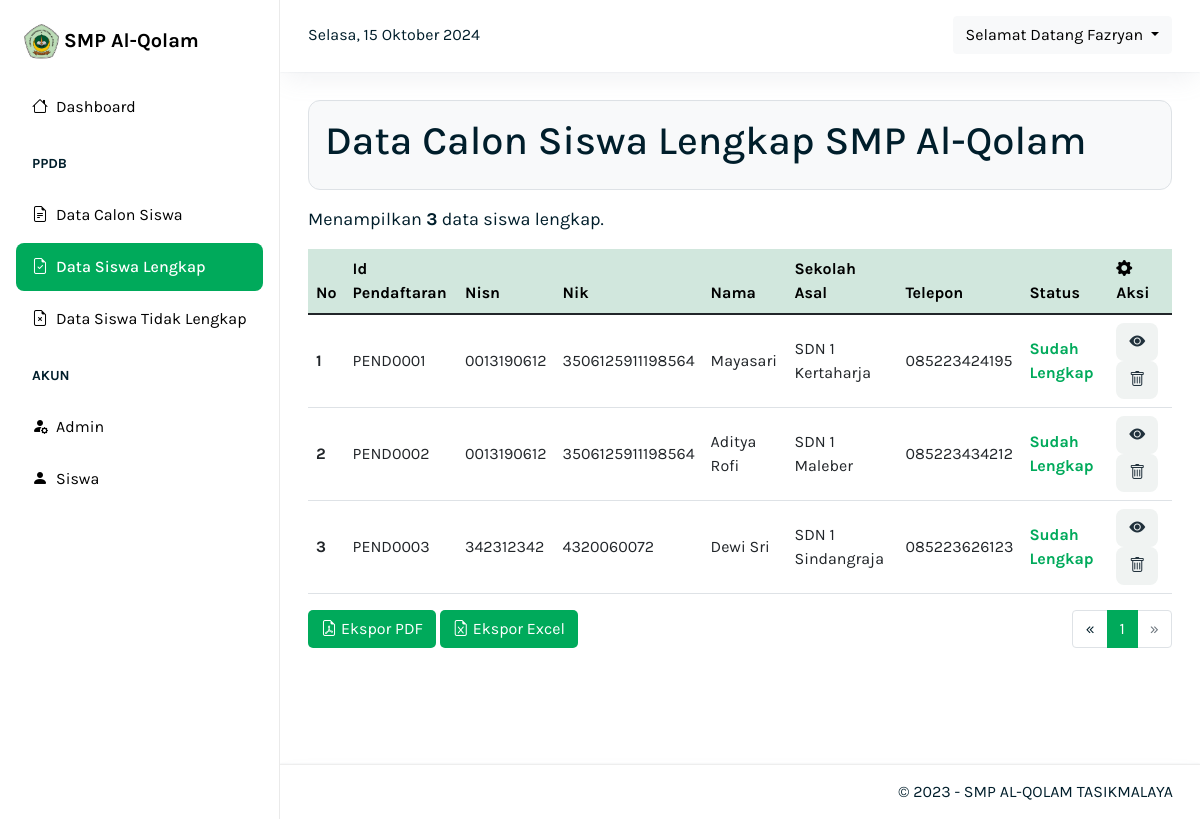
/dashboard/data_siswa_lengkap.php (signed in), run on the app's committed database.
### tables this page shows
CREATE TABLE `pendaftaran` (
  `id_pendaftaran` varchar(11) NOT NULL,
  `nama_lengkap` varchar(100) NOT NULL,
  `nik` varchar(100) NOT NULL,
  `nisn` varchar(100) NOT NULL,
  `jenis_kelamin` varchar(12) NOT NULL,
  `tempat_lahir` varchar(100) NOT NULL,
  `tanggal_lahir` varchar(100) NOT NULL,
  `sekolah_asal` varchar(100) NOT NULL,
  `agama` varchar(15) NOT NULL,
  `nama_ayah` varchar(100) NOT NULL,
  `nama_ibu` varchar(100) NOT NULL,
  `pekerjaan_ayah` varchar(100) NOT NULL,
  `pekerjaan_ibu` varchar(100) NOT NULL,
  `alamat` text NOT NULL,
  `nomor_telepon` varchar(13) NOT NULL,
  `pdf_ijazah` varchar(100) NOT NULL,
  `pdf_akta` varchar(100) NOT NULL,
  `pdf_kk` varchar(100) NOT NULL,
  `pdf_ktp` varchar(100) NOT NULL,
  `pdf_nisn` varchar(100) NOT NULL,
  `foto` varchar(100) NOT NULL,
  `tgl_pendaftaran` timestamp NOT NULL DEFAULT current_timestamp() ON UPDATE current_timestamp(),
  `status` tinyint(4) NOT NULL DEFAULT 0
);

### dashboard/data_siswa_lengkap.php (the view, shortened to what this page needs)
<?php
include "../config/fungsi.php";
$batas_halaman = 6;
$halaman = isset($_GET["halaman"]) ? (int) $_GET["halaman"] : 1;
$halaman_awal = ($halaman > 1) ? ($halaman * $batas_halaman) - $batas_halaman : 0;
$sebelumnya = $halaman - 1;
$selanjutnya = $halaman + 1;
$data = mysqli_query($koneksi, "SELECT * FROM pendaftaran WHERE status = 1");
$jumlah_data = mysqli_num_rows($data);
$total_halaman = ceil($jumlah_data / $batas_halaman);
$nomor = $halaman_awal + 1;
$pendaftaran = mysqli_query($koneksi, "SELECT * FROM pendaftaran WHERE status = 1 ORDER BY id_pendaftaran ASC LIMIT $halaman_awal, $batas_halaman");
?>
<!DOCTYPE html>
<html lang="en">
<head>
    <link rel="stylesheet" href="../asset/css/bootstrap.css">
    <link rel="stylesheet" href="../asset/css/style.css">
    <link rel="stylesheet" href="https://cdn.jsdelivr.net/npm/bootstrap-icons@1.10.5/font/bootstrap-icons.css">
</head>
<body>
    <nav class="navbar navbar-expand-lg navbar-glass shadow-2">
        <div class="container-fluid">
            <div class="d-flex justify-content-between align-items-center w-100">
                <div>
                    <div id="waktu" class="d-none d-xl-block"></div>
                </div>
                <div class="dropdown">
                    <button class="btn btn-light dropdown-toggle text-capitalize" type="button" id="dropdownMenuButton1" data-bs-toggle="dropdown" aria-expanded="false">
                        Selamat Datang <?= $_SESSION["username"] ?>
                    </button>
                </div>
            </div>
        </div>
    </nav>
    <div class="wrapper">
        <?php include "layout/sidebar.php" ?>
        <div class="main-panel">
            <div class="content">
                <div class="container">
                    <div class="row">
                        <div class="col-12">
                            <div class="bg-light border rounded-8 p-3">
                                <h1 class="fw-500">Data Calon Siswa Lengkap SMP Al-Qolam</h1>
                            </div>
                        </div>
                    </div>
                    <div class="row mt-3">
                        <div class="col-md-5 col-lg-5">
                            <span class="fs-18">Menampilkan <b><?= $jumlah_data ?></b> data siswa lengkap.</span>
                        </div>
                    </div>
                    <div class="row mt-3">
                        <div class="table-responsive">
                            <table class="table align-middle">
                                <thead class="table-success">
                                    <tr>
                                        <th>No</th>
                                        <th>Id Pendaftaran</th>
                                        <th>Nisn</th>
                                        <th>Nik</th>
                                        <th>Nama</th>
                                        <th>Sekolah Asal</th>
                                        <th>Telepon</th>
                                        <th>Status</th>
                                        <th><i class="bi bi-gear-fill"></i> Aksi</th>
                                    </tr>
                                </thead>
                                <tbody>
                                    <?php foreach ($pendaftaran as  $data) : ?>
                                        <tr>
                                            <td class="fw-bold"><?= $nomor ?></td>
                                            <td><?= $data["id_pendaftaran"] ?></td>
                                            <td><?= $data["nisn"] ?></td>
                                            <td><?= $data["nik"] ?></td>
                                            <td><?= $data["nama_lengkap"] ?></td>
                                            <td><?= $data["sekolah_asal"] ?></td>
                                            <td><?= $data["nomor_telepon"] ?></td>
                                            <td>
                                                <?php if ($data["status"] == 1) : ?>
                                                    <b class="text-green">Sudah Lengkap</b>
                                                <?php endif ?>
                                            </td>
                                            <td colspan="">
                                                <a href="detail_siswa_lengkap.php?id_pendaftaran=<?= $data["id_pendaftaran"] ?>" class="btn btn-gray"><i class="bi bi-eye-fill"></i></a>
                                                <form action="hapus_calon_siswa.php" method="post" class="d-inline">
                                                    <button type="submit" name="hapus_siswa" onclick="return confirm('Yakin Hapus?')" class="btn btn-gray"><i class="bi bi-trash"></i></button>
                                                </form>
                                            </td>
                                        </tr>
                                        <?php $nomor++ ?>
                                    <?php endforeach ?>
                                </tbody>
                            </table>
                            <div class="d-flex justify-content-between">
                                <div>
                                    <a href="laporan/laporan_siswa_lengkap.php" target="_blank" class="btn btn-green"><i class="bi bi-file-earmark-pdf me-1 fw-bold"></i>Ekspor PDF</a>
                                    <a href="laporan/laporan_siswa_lengkap_excel.php" target="_blank" class="btn btn-green"><i class="bi bi-file-earmark-excel me-1 fw-bold"></i>Ekspor Excel</a>
                                </div>
                                <ul class="pagination">
                                    <li class="page-item  <?php if ($halaman < 1) {
                                                                echo "disabled";
                                                            } ?>">
                                        <a class="page-link" <?php if ($halaman > 1) {
                                                                    echo "href='?halaman=$sebelumnya'";
                                                                } ?>>&laquo;</a>
                                    </li>
                                    <?php for ($i = 1; $i <= $total_halaman; $i++) : ?>
                                        <li class="page-item  <?php if ($halaman == $i) {
                                                                    echo "active";
                                                                } ?>">
                                            <a class="page-link" href="?halaman=<?= $i ?>">
                                                <?= $i ?>
                                            </a>
                                        </li>
                                    <?php endfor ?>
                                    <li class="page-item <?php if ($halaman >= $total_halaman) {
                                                                echo "disabled";
                                                            } ?>">
                                        <a class="page-link" <?php if ($halaman < $total_halaman) {
                                                                    echo "href='?halaman=$selanjutnya'";
                                                                } ?>>&raquo</a>
                                    </li>
                                </ul>
                            </div>
                        </div>
                    </div>
                </div>
            </div>
            <?php include 'layout/footer.php'; ?>
        </div>
    </div>
</body>
</html>

### asset/css/style.css (style rules this page uses)
:root { --font-rubick: 'Rubick'; --font-roboto: 'Roboto'; --color-dark: #001e2b; --color-default: #0c0c0b; --color-gray: #5c6c75; --color-gray-100: #f0f3f2; --color-gray-200: #ecf0ef; --color-gray-300: #cccfce; --color-gray-500: #889397; --color-gray-700: #3d4f58; --color-gray-800: #21313c; --color-green: #00AA5B; --color-green-light: #ceefce; --color-green-hover: #098A4E; --color-blue: #016bf8; --border-color-green: #00AA5B; --border-color-default: #E9E9E7; --border-color-3: #c0c2c2; --border-color-3: rgb(242, 248, 254); }
body { font-family: 'Karla', sans-serif; color: var(--color-dark); }
a { text-decoration: none; color: #000; }
.navbar-glass { -webkit-backdrop-filter: blur(6px); backdrop-filter: blur(6px); background-color: hsla(0, 0%, 100%, .8); background-image: none; box-shadow: none; box-sizing: border-box; color: var(--fc-gray-600); display: flex; flex-direction: column; flex-shrink: 0; height: 72px; left: auto; padding: 1rem; position: fixed; right: 0; top: 0; width: calc(100% - 280px); z-index: 1034; }
.wrapper { display: flex; min-height: 100vh; position: relative; top: 0; }
.main-panel { position: relative; width: calc(100% - 280px); height: 100vh; min-height: 100%; float: right; transition: all .3s; }
.content { flex-grow: 1; padding: 100px 16px; width: 100%; min-height: calc(100% - 55px); overflow: hidden; }
.page-item .page-link { color: var(--color-dark); }
.page-item.active .page-link { background-color: var(--color-green); border-color: var(--color-green); }
.text-green { color: var(--color-green); }
.btn-green { background: var(--color-green); color: #fff; border-radius: 0.3125rem; transition: 0.3s; }
.btn-gray { background: var(--color-gray-100); color: var(--color-gray-800); border-radius: 8px; transition: 0.2s; }
.fs-18 { font-size: 18px; }
.fw-500 { font-weight: 500; }
.rounded-8 { border-radius: 0.75rem; }
.shadow-2 { box-shadow: 0 0 2px rgba(145, 158, 171, .2), 0 12px 24px -4px rgba(145, 158, 171, .12); }

### data on the page
pendaftaran: id_pendaftaran "PEND0001", nisn "0013190612", nik "3506125911198564", nama_lengkap "Mayasari", sekolah_asal "SDN 1 Kertaharja", nomor_telepon "085223424195", status "Sudah Lengkap"
pendaftaran: id_pendaftaran "PEND0002", nisn "0013190612", nik "3506125911198564", nama_lengkap "Aditya Rofi", sekolah_asal "SDN 1 Maleber", nomor_telepon "085223434212", status "Sudah Lengkap"
pendaftaran: id_pendaftaran "PEND0003", nisn "342312342", nik "4320060072", nama_lengkap "Dewi Sri", sekolah_asal "SDN 1 Sindangraja", nomor_telepon "085223626123", status "Sudah Lengkap"

### other printed values
$_SESSION["username"] "Fazryan"
$jumlah_data "3"
